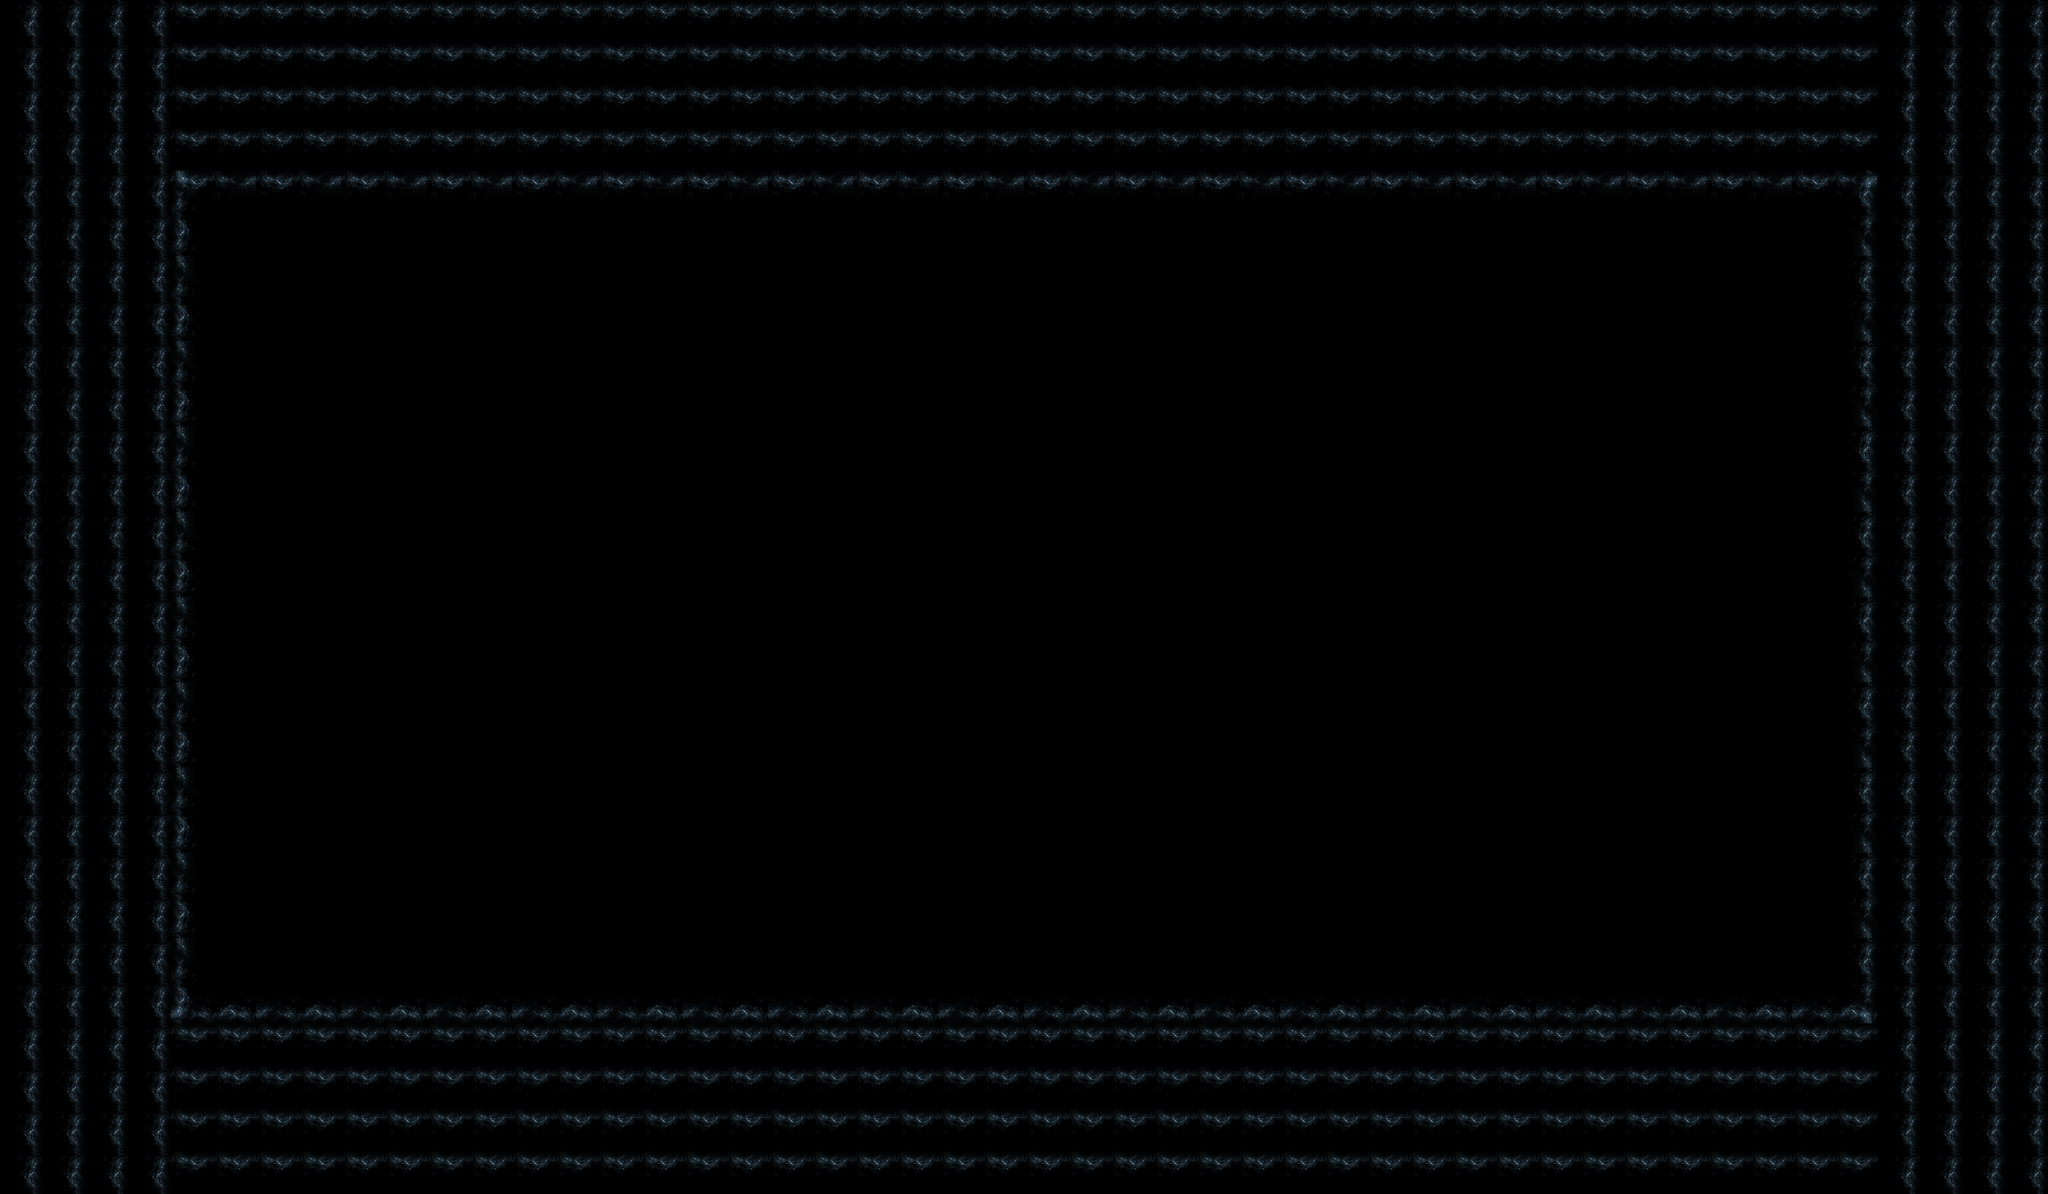

A level layout from a 2D game, rendered from its tile map. Below: a short description, then the map file with tile-grid data replaced by summaries:
An orthogonal 48x28 tile map with 64x64 px tiles, 3 tile layers (block, wall1, wall2).

<map height="28" orientation="orthogonal" renderorder="right-down" tileheight="64" tilewidth="64" version="1.0" width="48">
 <tileset firstgid="1" name="area_piece_wall2" tileheight="64" tilewidth="64">
  <image height="64" source="area_piece_wall2.png" width="128" />
 </tileset>
 <layer height="28" name="block" opacity="0.9" width="48">
  <properties>
   <property name="picture" value="area_piece_wall2" />
  </properties>
  <data>[1344 cells, 544 non-empty, 1 distinct tile ids]</data>
 </layer>
 <layer height="28" name="wall1" width="48">
  <properties>
   <property name="picture" value="area_piece_wall2" />
  </properties>
  <data>[1344 cells, 80 non-empty, 2 distinct tile ids]</data>
 </layer>
 <layer height="28" name="wall2" width="48">
  <properties>
   <property name="picture" value="area_piece_wall2" />
  </properties>
  <data>[1344 cells, 40 non-empty, 2 distinct tile ids]</data>
 </layer>
</map>
